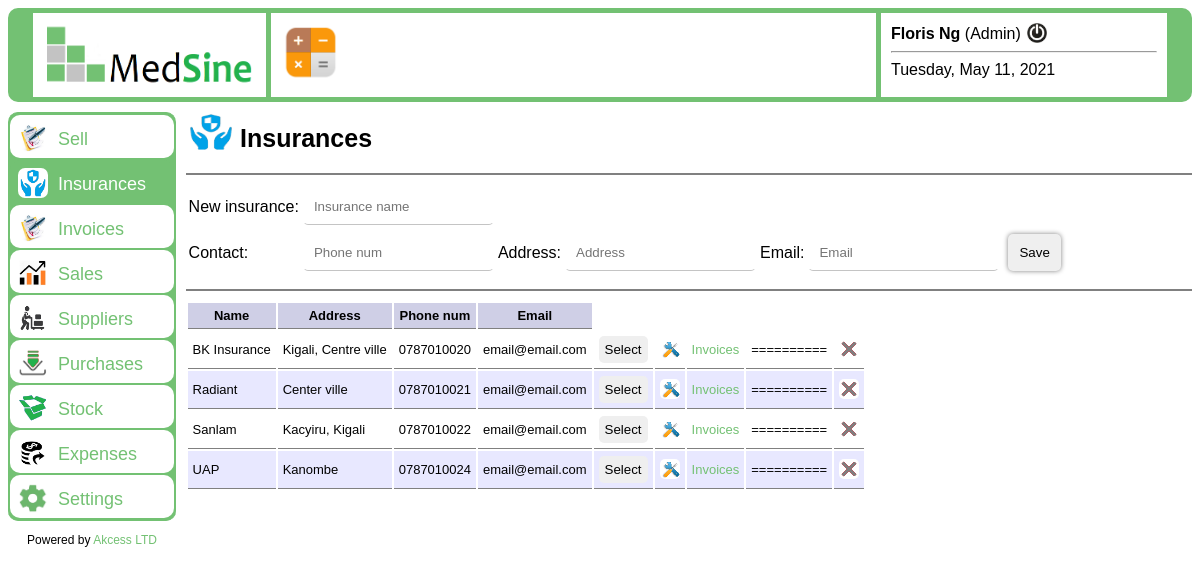
The app's page /insurances.php (signed in) with its own data.
### tables this page shows
CREATE TABLE IF NOT EXISTS `user` (
  `username` varchar(30) NOT NULL,
  `password` varchar(255) NOT NULL,
  `nom` varchar(30) NOT NULL,
  `prenom` varchar(30) NOT NULL,
  `type` varchar(30) NOT NULL,
  `user_status` tinyint(1) NOT NULL,
  PRIMARY KEY (`username`)
);

CREATE TABLE IF NOT EXISTS `insu` (
  `code` int(11) NOT NULL AUTO_INCREMENT,
  `insu_name` varchar(30) NOT NULL,
  `addr` varchar(255) NOT NULL,
  `phone` varchar(50) NOT NULL,
  `email` text NOT NULL,
  PRIMARY KEY (`code`)
);

### classes/class_user.php (called while the page is built, shortened)
<?php
	class User
	{
		public function infos_user($username)
		{
			$bdd = connexionDb();
			$reponse = $bdd->query("SELECT * FROM user");
			$trouver = false;
			$infos = array();
			while($donnees = $reponse->fetch() AND $trouver == false)
			{
				if($donnees["username"] == $username)
				{
					$trouver = true;
					$password = $donnees["password"];
					$nom = $donnees["nom"];
					$prenom = $donnees["prenom"];
					$type = $donnees["type"];
					$infos = array($password, $nom, $prenom, $type);
				}
			}
			return $infos;
		}
		public function is_username_exist($username)
		{
			$bdd = connexionDb();
			$reponse = $bdd->query('SELECT * FROM user');
			$trouver = false;
			while($donnees = $reponse->fetch() AND $trouver == false)
			{
				if($donnees["username"] == $username)
				{
					$trouver = true;
				}
			}
			return $trouver;
		}
	}
?>

### functions.php (called while the page is built, shortened)
<?php
	function connexionDb()
	{
		try
		{
			$bdd = new PDO("mysql:host=localhost;dbname=pha", "root", "");
		}
		catch(Exception $e)
		{
			echo "<div id='Error'>";
				die('Oops !!! Error while connecting to database: ('.$e->getMessage().')');
			echo "</div>";
		}
		return $bdd;
	}
		function nombre($tab)
		{
			$bdd = connexionDb();
			$reponse = $bdd->query("SELECT COUNT(*) AS nbr FROM $tab");
			$data = $reponse->fetch();
			$nbr = $data['nbr'];
			return $nbr;
		}
?>

### classes/class_insu.php (the view, shortened to what this page needs)
<?php
	class Insurance
	{
		public function tous() {
			echo "<div id='display'>";
			$bdd = connexionDb();
			$reponse = $bdd->query('SELECT * FROM insu ORDER BY insu_name ASC');
			echo "<table>";
				echo "<tr>";
					echo "<th>Name</th>";
					echo "<th>Address</th>";
					echo "<th>Phone num</th>";
					echo "<th>Email</th>";
				echo "</tr>";
			$i = 0;
			while($donnees = $reponse->fetch())
			{
				echo"<form action='' method='post'>";
					$i++;
					if($i % 2 == 0){
						echo"<tr class='alt'>";
					}
					else{
						echo"<tr>";
					}
						echo"<td>".$donnees['insu_name']."</td>";
						echo"<td>".$donnees['addr']."</td>";
						echo"<td>".$donnees['phone']."</td>";
						echo"<td>".$donnees['email']."</td>";
						echo"<td>";
							echo "<input type='submit' name='sell' value='Select' title='Sell with this insurance' />";
						echo"</td>";
						if($_SESSION["type"] == "Manager" || $_SESSION["type"] == "Admin")
						{
							echo"<td>";
								echo "<input type='submit' name='modify_insu' value='' class='mod' title='Modify infos' />";
							echo"</td>";
							echo"<td>";
								echo "<a href='?insu_id=".$donnees["code"]."#show' class='link'>Invoices</a>";
							echo"</td>";
							echo"<td> ========== </td>";
							echo"<td>";
								echo "<input type='submit' name='delete_insu' value='' class='del' title='Delete' />";
							echo"</td>";
						}
					echo"</tr>";
				echo"</form>";
			}
			echo "</table>";
			echo "</div>";
		}
	}
?>

### insurances.php (shortened to what this page needs)
<?php
	include("functions.php");
?>
<!DOCTYPE html>
<html lang="en">
	<head>
		<link rel="stylesheet" type="text/css" href="css/style.css" media="screen">
    </head>
	<body>
		<?php
			if(isset($_SESSION["connect"])) {
				require("./classes/class_insu.php");
				require("./classes/class_user.php");
		?>
		<div id="welcome">
			<?php include("header.php"); ?>
			<div id="entete">
				<img src="img/insu.png" class="icon" />
				<span class="titre">Insurances</span>
			</div>
			<div id="sous_entete">
				<?php
					if(isset($_POST["modify_insu"]))
					{
							$i = new Insurance();
							$infos_insu = $i->infos_insu($_POST["insu_code"]);
							$name = $infos_insu[0];
							$add = $infos_insu[1];
							$phone = $infos_insu[2];
							$email = $infos_insu[3];
									echo "<form action='' method='post' id='okMsg'>";
										echo "<table>";
											echo "<tr>";
												echo "<td>Insurance name: </td>";
												echo "<td>";
				echo "<input type='text' name='new_insu_name' value='".$name."' placeholder='Insurance name' required />";
												echo "</td>";
											echo "</tr>";
											echo "<tr>";
												echo "<td>Contact: </td>";
												echo "<td>";
				echo "<input type='text' name='phone' value='".$phone."' placeholder='Phone num' />";
												echo "</td>";
												echo "<td>Address: </td>";
												echo "<td>";
				echo "<input type='text' name='add' value='".$add."' placeholder='Address' />";
												echo "</td>";
												echo "<td>Email: </td>";
												echo "<td>";
				echo "<input type='email' name='email' value='".$email."' placeholder='Email' />";
												echo "</td>";
												echo "<td>";
													echo " <input type='hidden' name='insu_code' value='".$_POST["insu_code"]."' required />";
													echo " <input type='hidden' name='insu_name' value='".$_POST["insu_name"]."' required />";
													echo " <input type='submit' name='save_modify' value='Apply changes' class='btn' required />";
													echo " <a href='' class='link'>Cancel</a>";
												echo "</td>";
											echo "</tr>";
										echo "</table>";
									echo "</form>";
					} else {
				?>
					<div id="">
						<form action="" method="post">
							<table>
								<tr>
									<td>New insurance: </td><td><input type="text" name="insu_name" placeholder="Insurance name" required /></td>
								</tr>
								<tr>
									<td>Contact: </td><td><input type="text" name="phone" placeholder="Phone num" /></td>
									<td>Address: </td><td><input type="text" name="add" placeholder="Address" /></td>
									<td>Email: </td><td><input type="email" name="email" placeholder="Email" /></td>
									<td>
										<input type="submit" name="save" value="Save" class="btn" />
									</td>
								</tr>
							</table>
						</form>
					</div>
				<?php
					}
				?>
				</div>
				<div id="interne">
					<?php
						if(nombre("insu") == 0)
						{
							echo "<p>";
								echo "<img src='img/warning.png' class='small small_down' /> ";
								echo "No insurance !!!";
							echo "</p>";
						}
						else{
							$i = new Insurance();
							$i->tous();
						}
					?>
			</div>
		</div>
		<?php
			} else {
				header('Location: interdit.php');
			}
		?>
    </body>
</html>

### header.php (shortened to what this page needs)
<?php
	$u = new User();
	$res = $u->is_username_exist($_SESSION["username"]);
	if($res === false) {
		header('Location: interdit.php');
	}
	else {
?>
	<div id="header">
		<div class="header_one">
			<img src='img/logo.png' class='small_logo' />
		</div>
		<div class="header_two">
			<img src="./img/calculator.png" class="average" onclick="open_calculator()" alt="Calculator" title="Open calculator">
		</div>
		<div class="header_three">
			<?php
				$u = new User();
				$infosUser = $u->infos_user($_SESSION["username"]);
				$nom = $infosUser[1];
				$prenom = $infosUser[2];
				$type = $infosUser[3];
				echo "<b>".$prenom." ".$nom."</b> (".$type.")";
				echo "<a href='deco.php'><img src='./img/deco.jpg' class='logout_btn' title='Logout' /></a>";
				echo "<hr>";
				echo date("l, F j, Y");
			?>
		</div>
	</div>
	<div id="adv">
		<div id="menu">
				<a href="cash.php" <?php if($_SESSION["page"] == 'cash'){echo "class=current_page";}?>>
					<img src="img/commande.jpg" class="icon_in_menu" />Sell
				</a>
				<a href="insurances.php" <?php if($_SESSION["page"] == 'insu'){echo "class=current_page";}?>>
					<img src='img/insu.png' class='icon_in_menu' />Insurances
				</a>
				<a href="invoices.php" <?php if($_SESSION["page"] == 'invoices'){echo "class=current_page";}?>>
					<img src='img/commande.jpg' class='icon_in_menu' />Invoices
				</a>
				<a href="sales.php" <?php if($_SESSION["page"] == 'sales'){echo "class=current_page";}?>>
					<img src='img/result.jpg' class='icon_in_menu' />Sales
				</a>
				<a href="suppliers.php" <?php if($_SESSION["page"] == 'suppliers'){echo "class=current_page";}?>>
					<img src='img/suppliers.png' class='icon_in_menu' />Suppliers
				</a>
				<a href="purchases.php" <?php if($_SESSION["page"] == 'purchases'){echo "class=current_page";}?>>
					<img src='img/in.png' class='icon_in_menu' />Purchases
				</a>
				<a href="stock.php" <?php if($_SESSION["page"] == 'stock'){echo "class=current_page";}?>>
					<img src='img/stock.png' class='icon_in_menu' />Stock
				</a>
				<a href="expenses.php" <?php if($_SESSION["page"] == 'expenses'){echo "class=current_page";}?>>
					<img src='img/expenses.png' class='icon_in_menu' />Expenses
				</a>
				<a href="settings.php" <?php if($_SESSION["page"] == 'settings'){echo "class=current_page";}?>>
					<img src='img/settings.png' class='icon_in_menu' />Settings
				</a>
		</div>
		<p class='centered smallText'>Powered by <a href="#" class="link" target="_blank">Akcess LTD</a></p>
	</div>
<?php
	}
?>

### css/style.css (style rules this page uses)
html { scroll-behavior: smooth; }
body { font-family: Arial; }
#header { margin-bottom: 10px; border-radius: 10px; border-top: 5px solid #73c173; border-bottom: 5px solid #73c173; border-left: 25px solid #73c173; border-right: 25px solid #73c173; display: flex; flex-direction: row; }
#header div { padding: 10px; }
.header_one { border-right: 5px solid #73c173; width: 20%; }
.small_logo { width: 100%; height: 100%; }
.header_two { width: 55%; }
.header_three { border-left: 5px solid #73c173; width: 25%; }
input[type="text"], input[type="number"], input[type="radio"], input[type="password"], input[type="email"], input[type="date"], select { padding-top: 10px; padding-bottom: 10px; padding-left: 10px; border-top: transparent 1px solid; border-right: transparent 1px solid; border-left: transparent 1px solid; border-bottom: #c4c4c4 1px solid; border-radius: 5px !important; transition: 0.5s; }
.smallText { font-size: 12px; }
.centered { text-align: center; }
.btn, input[type="submit"] { color: #c4c4c4; padding: 10px; margin: 5px; box-shadow: 0px 0px 5px gray; border-radius: 5px !important; border: transparent 1px solid; text-decoration: none; color: #000; }
#menu a { transition: 0.5s; display: block; text-decoration: none; border-radius: 10px; padding: 8px; margin: 2px; background-color: #fff; color: #73c173; font-size: 18px; }
#menu .current_page { background-color: #73c173; color: #fff; }
#adv { position: fixed; float: left; width: 14%; }
#menu { border-top: 1px solid #73c173; border-bottom: 1px solid #73c173; background-color: #73c173; border-radius: 10px; }
#entete { border-bottom: 1px solid gray; float: right; width: 85%; padding-bottom: 20px; }
#sous_entete { border-top: 1px solid gray; border-bottom: 1px solid gray; float: right; width: 85%; padding-top: 10px; padding-bottom: 10px; }
#interne { border-top: 1px solid gray; float: right; width: 85%; padding-top: 10px; padding-bottom: 20px; }
#display table tr th { background-color: #cfcfe6; }
#display table tr th, #display table tr td { border-bottom: 1px solid gray; font-size: 13px; padding: 5px; margin: 5px; }
#display table tr td input { margin: 0; padding: 5px; border-radius: 0; box-shadow: none; }
.titre { font-weight: bold; font-size: 25px; }
.average { width: 60px; height: 60px; cursor: pointer; }
.alt { background: #e8e8ff; }
.icon { width: 50px; height: 40px; margin-bottom: -5px; }
.icon_in_menu { width: 30px; height: 30px; border-radius: 7px; margin-right: 10px; margin-bottom: -8px; }
.mod { background-image: url("../img/modify.png"); width: 20px; height: 20px; border: 1px solid transparent; margin-left: 4px; cursor: pointer; }
.del { background-image: url("../img/del.png"); width: 20px; height: 20px; border: 1px solid transparent; margin-left: 4px; cursor: pointer; }
.logout_btn { width: 20px; height: 20px; margin-left: 6px; margin-bottom: -4px; }
.link { color: #73c173; text-decoration: none; }

### records on screen
user: prenom "Floris", nom "Ng", type "Admin"
insu: insu_name "BK Insurance", addr "Kigali, Centre ville", phone "0787010020", email "email@email.com"
insu: insu_name "Radiant", addr "Center ville", phone "0787010021", email "email@email.com"
insu: insu_name "Sanlam", addr "Kacyiru, Kigali", phone "0787010022", email "email@email.com"
insu: insu_name "UAP", addr "Kanombe", phone "0787010024", email "email@email.com"
